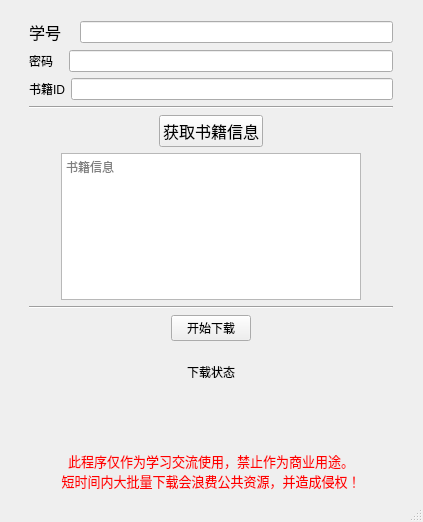
<?xml version="1.0" encoding="UTF-8"?>
<ui version="4.0">
 <class>MainWindow</class>
 <widget class="QMainWindow" name="MainWindow">
  <property name="geometry">
   <rect>
    <x>0</x>
    <y>0</y>
    <width>423</width>
    <height>522</height>
   </rect>
  </property>
  <property name="windowTitle">
   <string>Downloader</string>
  </property>
  <widget class="QWidget" name="centralwidget">
   <layout class="QGridLayout" name="gridLayout">
    <item row="0" column="1">
     <spacer name="verticalSpacer">
      <property name="orientation">
       <enum>Qt::Vertical</enum>
      </property>
      <property name="sizeHint" stdset="0">
       <size>
        <width>20</width>
        <height>16</height>
       </size>
      </property>
     </spacer>
    </item>
    <item row="1" column="0">
     <spacer name="horizontalSpacer">
      <property name="orientation">
       <enum>Qt::Horizontal</enum>
      </property>
      <property name="sizeHint" stdset="0">
       <size>
        <width>35</width>
        <height>20</height>
       </size>
      </property>
     </spacer>
    </item>
    <item row="1" column="1">
     <layout class="QVBoxLayout" name="verticalLayout">
      <item>
       <layout class="QHBoxLayout" name="horizontalLayout">
        <item>
         <widget class="QLabel" name="userid">
          <property name="font">
           <font>
            <family>微软雅黑</family>
            <pointsize>12</pointsize>
            <weight>50</weight>
            <italic>false</italic>
            <bold>false</bold>
           </font>
          </property>
          <property name="styleSheet">
           <string notr="true">font: 12pt &quot;微软雅黑&quot;;</string>
          </property>
          <property name="text">
           <string>学号   </string>
          </property>
         </widget>
        </item>
        <item>
         <widget class="QLineEdit" name="inputUserid">
          <property name="styleSheet">
           <string notr="true">font: 12pt &quot;微软雅黑&quot;;</string>
          </property>
          <property name="maxLength">
           <number>10</number>
          </property>
          <property name="echoMode">
           <enum>QLineEdit::Normal</enum>
          </property>
         </widget>
        </item>
       </layout>
      </item>
      <item>
       <layout class="QHBoxLayout" name="horizontalLayout_2">
        <item>
         <widget class="QLabel" name="label_2">
          <property name="styleSheet">
           <string notr="true">font: 12pt &quot;微软雅黑&quot;;</string>
          </property>
          <property name="text">
           <string>密码   </string>
          </property>
         </widget>
        </item>
        <item>
         <widget class="QLineEdit" name="inputPassword">
          <property name="styleSheet">
           <string notr="true">font: 12pt &quot;微软雅黑&quot;;</string>
          </property>
          <property name="maxLength">
           <number>40</number>
          </property>
          <property name="echoMode">
           <enum>QLineEdit::Password</enum>
          </property>
         </widget>
        </item>
       </layout>
      </item>
      <item>
       <layout class="QHBoxLayout" name="horizontalLayout_3">
        <item>
         <widget class="QLabel" name="label_3">
          <property name="styleSheet">
           <string notr="true">font: 12pt &quot;微软雅黑&quot;;</string>
          </property>
          <property name="text">
           <string>书籍ID</string>
          </property>
         </widget>
        </item>
        <item>
         <widget class="QLineEdit" name="inputBookId">
          <property name="styleSheet">
           <string notr="true">font: 12pt &quot;微软雅黑&quot;;</string>
          </property>
         </widget>
        </item>
       </layout>
      </item>
      <item>
       <widget class="Line" name="line">
        <property name="orientation">
         <enum>Qt::Horizontal</enum>
        </property>
       </widget>
      </item>
      <item>
       <layout class="QHBoxLayout" name="horizontalLayout_10">
        <item>
         <spacer name="horizontalSpacer_9">
          <property name="orientation">
           <enum>Qt::Horizontal</enum>
          </property>
          <property name="sizeHint" stdset="0">
           <size>
            <width>40</width>
            <height>20</height>
           </size>
          </property>
         </spacer>
        </item>
        <item>
         <widget class="QPushButton" name="buttonGetInfo">
          <property name="font">
           <font>
            <family>微软雅黑</family>
            <pointsize>12</pointsize>
            <weight>50</weight>
            <italic>false</italic>
            <bold>false</bold>
           </font>
          </property>
          <property name="styleSheet">
           <string notr="true">font: 12pt &quot;微软雅黑&quot;;</string>
          </property>
          <property name="text">
           <string>获取书籍信息</string>
          </property>
          <property name="autoRepeat">
           <bool>false</bool>
          </property>
          <property name="flat">
           <bool>false</bool>
          </property>
         </widget>
        </item>
        <item>
         <spacer name="horizontalSpacer_10">
          <property name="orientation">
           <enum>Qt::Horizontal</enum>
          </property>
          <property name="sizeHint" stdset="0">
           <size>
            <width>40</width>
            <height>20</height>
           </size>
          </property>
         </spacer>
        </item>
       </layout>
      </item>
      <item>
       <layout class="QHBoxLayout" name="horizontalLayout_9">
        <item>
         <spacer name="horizontalSpacer_7">
          <property name="orientation">
           <enum>Qt::Horizontal</enum>
          </property>
          <property name="sizeHint" stdset="0">
           <size>
            <width>40</width>
            <height>20</height>
           </size>
          </property>
         </spacer>
        </item>
        <item>
         <widget class="QTextBrowser" name="labelBookInfo">
          <property name="minimumSize">
           <size>
            <width>300</width>
            <height>100</height>
           </size>
          </property>
          <property name="maximumSize">
           <size>
            <width>300</width>
            <height>150</height>
           </size>
          </property>
          <property name="styleSheet">
           <string notr="true">font: 10pt &quot;微软雅黑&quot;;</string>
          </property>
          <property name="acceptRichText">
           <bool>false</bool>
          </property>
          <property name="placeholderText">
           <string>书籍信息</string>
          </property>
         </widget>
        </item>
        <item>
         <spacer name="horizontalSpacer_8">
          <property name="orientation">
           <enum>Qt::Horizontal</enum>
          </property>
          <property name="sizeHint" stdset="0">
           <size>
            <width>40</width>
            <height>20</height>
           </size>
          </property>
         </spacer>
        </item>
       </layout>
      </item>
      <item>
       <widget class="Line" name="line_2">
        <property name="orientation">
         <enum>Qt::Horizontal</enum>
        </property>
       </widget>
      </item>
      <item>
       <layout class="QHBoxLayout" name="horizontalLayout_8">
        <item>
         <spacer name="horizontalSpacer_5">
          <property name="orientation">
           <enum>Qt::Horizontal</enum>
          </property>
          <property name="sizeHint" stdset="0">
           <size>
            <width>40</width>
            <height>20</height>
           </size>
          </property>
         </spacer>
        </item>
        <item>
         <widget class="QPushButton" name="buttonDownload">
          <property name="styleSheet">
           <string notr="true">font: 12pt &quot;微软雅黑&quot;;</string>
          </property>
          <property name="text">
           <string>开始下载</string>
          </property>
         </widget>
        </item>
        <item>
         <spacer name="horizontalSpacer_6">
          <property name="orientation">
           <enum>Qt::Horizontal</enum>
          </property>
          <property name="sizeHint" stdset="0">
           <size>
            <width>40</width>
            <height>20</height>
           </size>
          </property>
         </spacer>
        </item>
       </layout>
      </item>
      <item>
       <layout class="QHBoxLayout" name="horizontalLayout_7">
        <item>
         <spacer name="horizontalSpacer_3">
          <property name="orientation">
           <enum>Qt::Horizontal</enum>
          </property>
          <property name="sizeHint" stdset="0">
           <size>
            <width>40</width>
            <height>20</height>
           </size>
          </property>
         </spacer>
        </item>
        <item>
         <widget class="QLabel" name="labelStatus">
          <property name="minimumSize">
           <size>
            <width>300</width>
            <height>50</height>
           </size>
          </property>
          <property name="maximumSize">
           <size>
            <width>300</width>
            <height>50</height>
           </size>
          </property>
          <property name="styleSheet">
           <string notr="true">font: 10pt &quot;微软雅黑&quot;;
background: &quot;white&quot;;</string>
          </property>
          <property name="text">
           <string>下载状态</string>
          </property>
          <property name="alignment">
           <set>Qt::AlignCenter</set>
          </property>
         </widget>
        </item>
        <item>
         <spacer name="horizontalSpacer_4">
          <property name="orientation">
           <enum>Qt::Horizontal</enum>
          </property>
          <property name="sizeHint" stdset="0">
           <size>
            <width>40</width>
            <height>20</height>
           </size>
          </property>
         </spacer>
        </item>
       </layout>
      </item>
      <item>
       <spacer name="verticalSpacer_3">
        <property name="orientation">
         <enum>Qt::Vertical</enum>
        </property>
        <property name="sizeHint" stdset="0">
         <size>
          <width>20</width>
          <height>40</height>
         </size>
        </property>
       </spacer>
      </item>
     </layout>
    </item>
    <item row="1" column="2">
     <spacer name="horizontalSpacer_2">
      <property name="orientation">
       <enum>Qt::Horizontal</enum>
      </property>
      <property name="sizeHint" stdset="0">
       <size>
        <width>36</width>
        <height>20</height>
       </size>
      </property>
     </spacer>
    </item>
    <item row="2" column="1">
     <spacer name="verticalSpacer_2">
      <property name="orientation">
       <enum>Qt::Vertical</enum>
      </property>
      <property name="sizeHint" stdset="0">
       <size>
        <width>20</width>
        <height>15</height>
       </size>
      </property>
     </spacer>
    </item>
    <item row="3" column="1">
     <widget class="QLabel" name="label">
      <property name="font">
       <font>
        <family>微软雅黑</family>
        <pointsize>10</pointsize>
        <weight>9</weight>
        <italic>false</italic>
        <bold>false</bold>
        <underline>false</underline>
       </font>
      </property>
      <property name="styleSheet">
       <string notr="true">font: 75 10pt &quot;微软雅黑&quot;;
color: red;</string>
      </property>
      <property name="text">
       <string>此程序仅作为学习交流使用，禁止作为商业用途。
短时间内大批量下载会浪费公共资源，并造成侵权！</string>
      </property>
      <property name="textFormat">
       <enum>Qt::PlainText</enum>
      </property>
      <property name="alignment">
       <set>Qt::AlignCenter</set>
      </property>
     </widget>
    </item>
   </layout>
  </widget>
  <widget class="QStatusBar" name="statusbar"/>
 </widget>
 <resources/>
 <connections/>
</ui>
